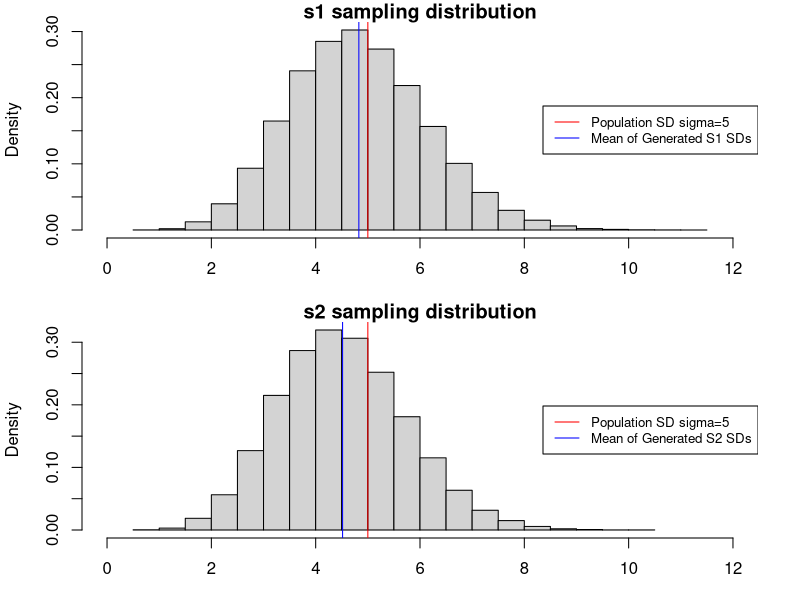
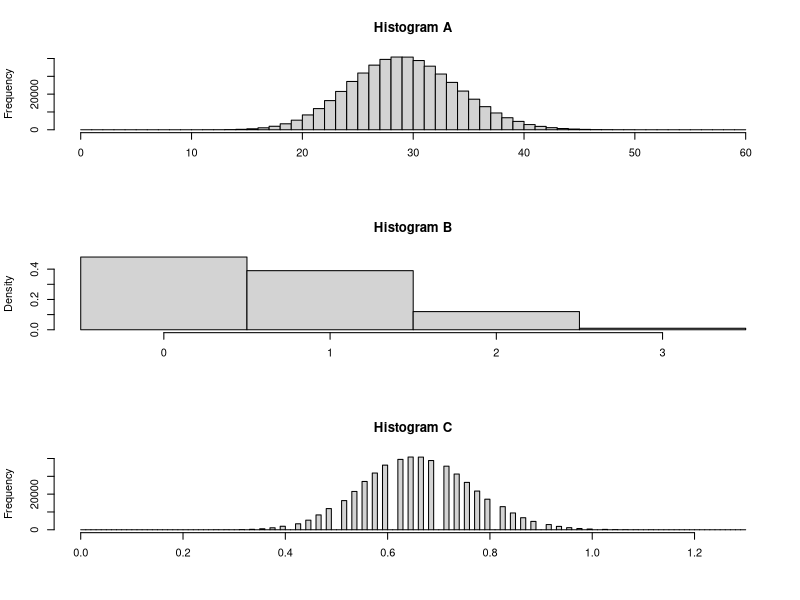

The R source for these figures, in order:
## ---- chunk 1
knitr::opts_chunk$set(echo = TRUE)
## ---- chunk 2

#Function that will compute the standard deviation on a vector "data" assuming that data is a sample 
samp.sd <- function(data){
  n <- length(data)
  sum.sq.devs <- sum((data-mean(data))^2)
  av.dev <- sqrt(sum.sq.devs/(n-1))
  return(av.dev)
}

#Function that will compute the standard deviation on a vector "data" assuming that data is a population
pop.sd <- function(data){
  n <- length(data)  
  sum.sq.devs <- sum((data-mean(data))^2)  
  av.dev <- sqrt(sum.sq.devs/n)   
  return(av.dev)
}

#Simulation Section
#Building sampling distribution of pop standard deviation estimators
#estimator 1 is samp.sd and estimator 2 is pop.sd formulation
set.seed(1)
nsamples<-100000
sd.sample <- rep(0, nsamples)       #make a vector of 100000 0s to be replaced with the calculated sample sd values below.
sd.pop <- rep(0, nsamples)          #make a vector of 100000 0s to be replaced with the calculated population sd values below.
for (i in 1:nsamples){
  samp <- rnorm(8, 3, 5)                #taking a sample of size 8 from a normal population with mean 3 and sd 5
  sd.sample[i] <- samp.sd(samp)         #calculating and storing sd using sample formula on new sample
  sd.pop[i] <- pop.sd(samp)             #calculating and storing sd using alternative formula on new sample
}

# Displaying histograms of the 100000 standard deviations we calculated 
# using the sample and population standard deviation equations; 
# adding true population standard deviation (5) in red and 
# mean of the simulated standard deviations in blue.

par(mfrow=c(2, 1), mar = c(3.1, 4.1, 1.1, 2.1))
#histogram of generated sample sds
hist(sd.sample, freq=FALSE, xlim=c(0, 12),
     main="s1 sampling distribution");   
abline(v=5, col="red"); abline(v=mean(sd.sample), col="blue")
legend("right", col = c("Red", "Blue"),
       legend = c("Population SD sigma=5", "Mean of Generated S1 SDs"),
       lwd = 1, cex = 0.8)

#histogram of generated pop sds
hist(sd.pop, freq=FALSE, xlim=c(0, 12),
     main="s2 sampling distribution");      
abline(v=5, col="red"); abline(v=mean(sd.pop), col="blue")
legend("right", col = c("Red", "Blue"),
       legend = c("Population SD sigma=5", "Mean of Generated S2 SDs"),
       lwd = 1, cex = 0.8)

par(mfrow=c(1,1), mar = c(5.1, 4.1, 4.1, 2.1))
## ---- chunk 3
pnorm(13.3, mean=13, sd=1.3, lower.tail=FALSE)
## ---- chunk 4
# percent lower than 13.877
pnorm(13.877, mean=13, sd=1.3, lower.tail=TRUE)
# percent lower than 12.123
pnorm(12.123, mean=13, sd=1.3, lower.tail=TRUE)
0.7500399-0.2499601
## ---- chunk 5
pnorm(13, mean=13, sd=1.3, lower.tail=TRUE)
6*0.5*(0.5)^5
## ---- chunk 6
# Q3
qnorm(0.75, mean=13, sd=(1.3/sqrt(6)), lower.tail=TRUE)
# Q1
qnorm(0.25, mean=13, sd=(1.3/sqrt(6)), lower.tail=TRUE)
13.35797-12.64203
1.754/sqrt(6)
## ---- chunk 7
pnorm(13.3, mean=13, sd=(1.3/sqrt(6)), lower.tail=FALSE)
## ---- chunk 8
qnorm(0.95, mean=0, sd=1)
1.3/sqrt(10)
1.644854*0.4110961
13+0.6761931
## ---- chunk 9
items=c(rep(0, 48), rep(1, 39), rep(2, 12), rep(3, 1))
manytimes=500000
samp_mean=rep(9, manytimes)
samp_sum=rep(9, manytimes)
for (i in 1:manytimes){
  samp=sample(items, size=45, replace=TRUE)
  samp_mean[i]=mean(samp)
  samp_sum[i]=sum(samp)
}

par(mfrow=c(3,1))
hist(samp_sum, breaks=seq(0, 60, 1), main="Histogram A", xlab="")
hist(items, breaks=seq(-0.5, 3.5, 1), freq=FALSE, main="Histogram B", xlab="")
hist(samp_mean, breaks=seq(0,1.3, 0.01), main="Histogram C", xlab="")
par(mfrow=c(1,1))

## ---- chunk 10
pnorm(1, mean=0.66, sd=0.1079506, lower.tail = FALSE)
## ---- chunk 11
qnorm(0.95, mean=29.7, sd=4.857777, lower.tail = TRUE)
